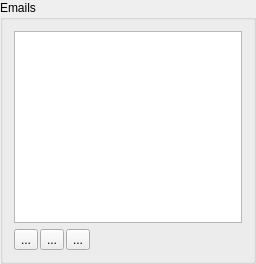
           <widget class="QGroupBox" name="boxEmails">
            <property name="sizePolicy">
             <sizepolicy hsizetype="Fixed" vsizetype="Ignored">
              <horstretch>0</horstretch>
              <verstretch>0</verstretch>
             </sizepolicy>
            </property>
            <property name="minimumSize">
             <size>
              <width>241</width>
              <height>98</height>
             </size>
            </property>
            <property name="maximumSize">
             <size>
              <width>256</width>
              <height>800</height>
             </size>
            </property>
            <property name="title">
             <string>Emails</string>
            </property>
            <layout class="QGridLayout" name="gridLayoutEmails">
             <item row="0" column="0" colspan="2">
              <widget class="QListWidget" name="viewEmails">
               <property name="sizePolicy">
                <sizepolicy hsizetype="Fixed" vsizetype="MinimumExpanding">
                 <horstretch>0</horstretch>
                 <verstretch>0</verstretch>
                </sizepolicy>
               </property>
               <property name="minimumSize">
                <size>
                 <width>0</width>
                 <height>0</height>
                </size>
               </property>
               <property name="maximumSize">
                <size>
                 <width>240</width>
                 <height>680</height>
                </size>
               </property>
               <property name="editTriggers">
                <set>QAbstractItemView::DoubleClicked|QAbstractItemView::EditKeyPressed|QAbstractItemView::SelectedClicked</set>
               </property>
               <property name="tabKeyNavigation">
                <bool>true</bool>
               </property>
               <property name="alternatingRowColors">
                <bool>false</bool>
               </property>
              </widget>
             </item>
             <item row="1" column="0">
              <layout class="QHBoxLayout" name="hCommandPanelEmails">
               <property name="spacing">
                <number>2</number>
               </property>
               <item>
                <widget class="QToolButton" name="buttonNewEmail">
                 <property name="toolTip">
                  <string>Добавить</string>
                 </property>
                 <property name="text">
                  <string>...</string>
                 </property>
                 <property name="icon">
                  <iconset>
                   <normaloff>images/new_16x16.png</normaloff>images/new_16x16.png</iconset>
                 </property>
                 <property name="iconSize">
                  <size>
                   <width>16</width>
                   <height>16</height>
                  </size>
                 </property>
                </widget>
               </item>
               <item>
                <widget class="QToolButton" name="buttonEditEmail">
                 <property name="toolTip">
                  <string>Изменить</string>
                 </property>
                 <property name="text">
                  <string>...</string>
                 </property>
                 <property name="icon">
                  <iconset>
                   <normaloff>images/edit_16x16.png</normaloff>images/edit_16x16.png</iconset>
                 </property>
                 <property name="iconSize">
                  <size>
                   <width>16</width>
                   <height>16</height>
                  </size>
                 </property>
                </widget>
               </item>
               <item>
                <widget class="QToolButton" name="buttonRemoveEmail">
                 <property name="toolTip">
                  <string>Удалить</string>
                 </property>
                 <property name="text">
                  <string>...</string>
                 </property>
                 <property name="icon">
                  <iconset>
                   <normaloff>images/cancel_16x16.png</normaloff>images/cancel_16x16.png</iconset>
                 </property>
                 <property name="iconSize">
                  <size>
                   <width>16</width>
                   <height>16</height>
                  </size>
                 </property>
                </widget>
               </item>
              </layout>
             </item>
             <item row="1" column="1">
              <spacer name="horizontalSpacerEmails">
               <property name="orientation">
                <enum>Qt::Horizontal</enum>
               </property>
               <property name="sizeHint" stdset="0">
                <size>
                 <width>152</width>
                 <height>20</height>
                </size>
               </property>
              </spacer>
             </item>
            </layout>
           </widget>
